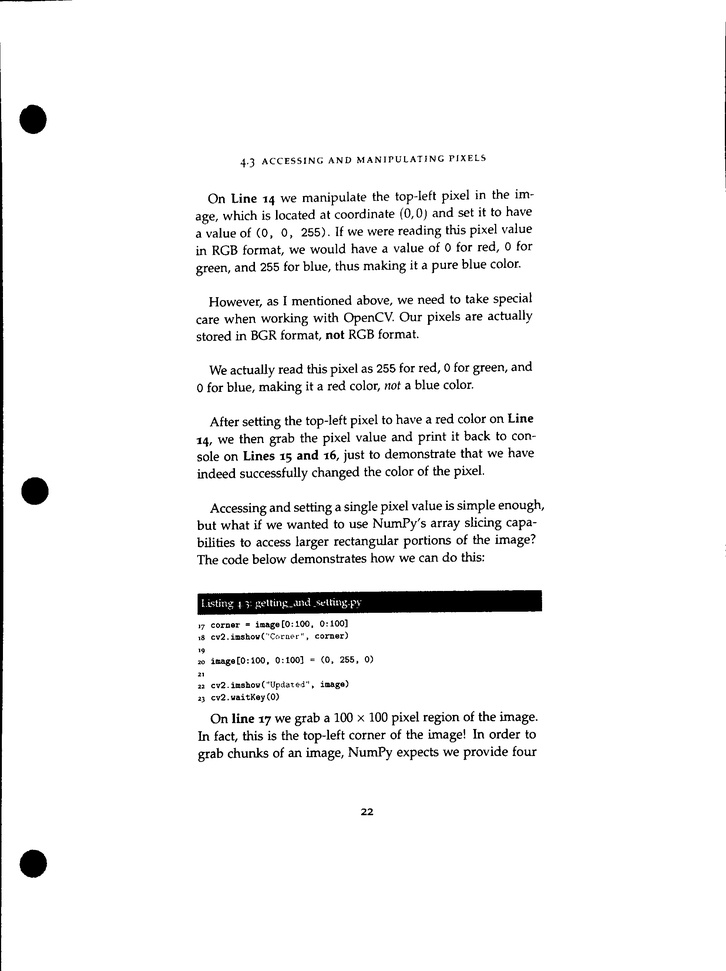
#> input picture ml/python/computer-vision/opencv/examples/scan.jpg, 726 x 971 px, shrunk from 1962 x 2624 before the run, found by its file name
$ python example-3-image-text-ocr.py
#> lines starting #> are read from the running program, lines starting #| are printed output that depends on the picture
# https://digi.bib.uni-mannheim.de/tesseract/
# 或者直接从github中获取 https://github.com/UB-Mannheim/tesseract/wiki
# 如果需要使用tesseract的话, 需要安装到cmd
# 配置环境变量如E:\Program Files (x86)\Tesseract-OCR
# tesseract -v进行测试
# tesseract XXX.png 得到结果
# pip install pytesseract
# 如果实在无法识别文件, 可以进入到安装路径手动修改一下命令D:\\anaconda\\lib\\site-packges\\pytesseract\\pytesseract.py
# tesseract_cmd 修改为绝对路径即可 D:\\tesseract\\tesseract.exe
import os

from PIL import Image
import cv2
import pytesseract

preprocess = 'blur'  # thresh

image = cv2.imread('E:\Workspace\ml\code-ml\ml\python\computer-vision\opencv\examples\scan.jpg')
#> image is the input picture: shape (971, 726, 3); min 0, max 255, mean 243.3
gray = cv2.cvtColor(image, cv2.COLOR_BGR2GRAY)

if preprocess == "thresh":
    gray = cv2.threshold(gray, 0, 255, cv2.THRESH_BINARY | cv2.THRESH_OTSU)[1]

if preprocess == "blur":
    gray = cv2.medianBlur(gray, 3)
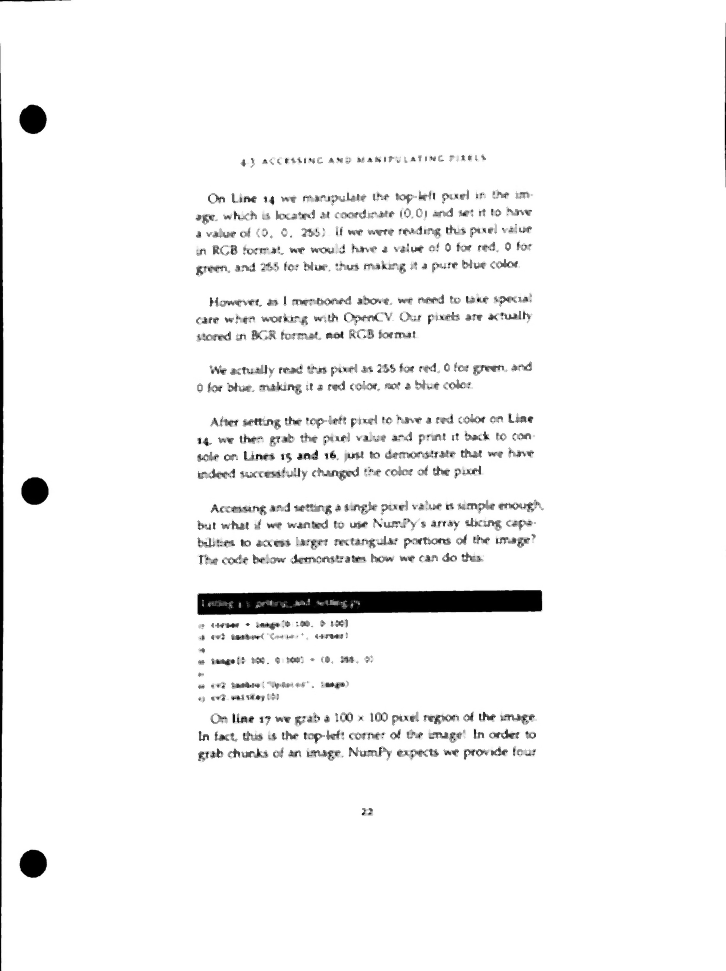
#> gray: shape (971, 726); min 0, max 255, mean 245.3

filename = "{}.png".format(os.getpid())  # 保存扫描结果
cv2.imwrite(filename, gray)

#> (the run stopped early here; a loop or call above may not have finished)
